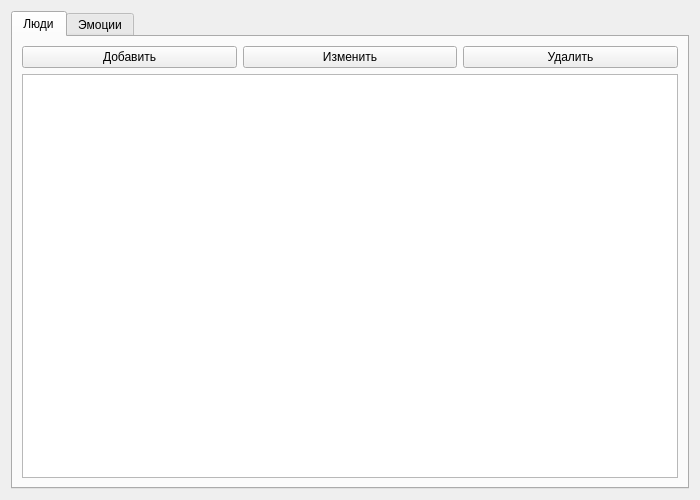
<?xml version="1.0" encoding="UTF-8"?>
<ui version="4.0">
 <class>Form</class>
 <widget class="QWidget" name="Form">
  <property name="geometry">
   <rect>
    <x>0</x>
    <y>0</y>
    <width>700</width>
    <height>500</height>
   </rect>
  </property>
  <property name="windowTitle">
   <string>Form</string>
  </property>
  <layout class="QVBoxLayout" name="verticalLayout">
   <item>
    <widget class="QTabWidget" name="tab_widget">
     <property name="currentIndex">
      <number>0</number>
     </property>
     <widget class="QWidget" name="tab">
      <attribute name="title">
       <string>Люди</string>
      </attribute>
      <layout class="QVBoxLayout" name="verticalLayout_2">
       <item>
        <layout class="QHBoxLayout" name="horizontalLayout">
         <item>
          <widget class="QPushButton" name="btn_add_person">
           <property name="text">
            <string>Добавить</string>
           </property>
          </widget>
         </item>
         <item>
          <widget class="QPushButton" name="btn_edit_person">
           <property name="text">
            <string>Изменить</string>
           </property>
          </widget>
         </item>
         <item>
          <widget class="QPushButton" name="btn_delete_person">
           <property name="text">
            <string>Удалить</string>
           </property>
          </widget>
         </item>
        </layout>
       </item>
       <item>
        <widget class="QTableWidget" name="table_people"/>
       </item>
      </layout>
     </widget>
     <widget class="QWidget" name="tab_2">
      <attribute name="title">
       <string>Эмоции</string>
      </attribute>
      <layout class="QVBoxLayout" name="verticalLayout_3">
       <item>
        <layout class="QHBoxLayout" name="horizontalLayout_2">
         <item>
          <widget class="QPushButton" name="btn_add_emotion">
           <property name="text">
            <string>Добавить</string>
           </property>
          </widget>
         </item>
         <item>
          <widget class="QPushButton" name="btn_edit_emotion">
           <property name="text">
            <string>Изменить</string>
           </property>
          </widget>
         </item>
         <item>
          <widget class="QPushButton" name="btn_delete_emotion">
           <property name="text">
            <string>Удалить</string>
           </property>
          </widget>
         </item>
        </layout>
       </item>
       <item>
        <widget class="QTableWidget" name="table_emotions"/>
       </item>
      </layout>
     </widget>
    </widget>
   </item>
  </layout>
 </widget>
 <resources/>
 <connections/>
</ui>
